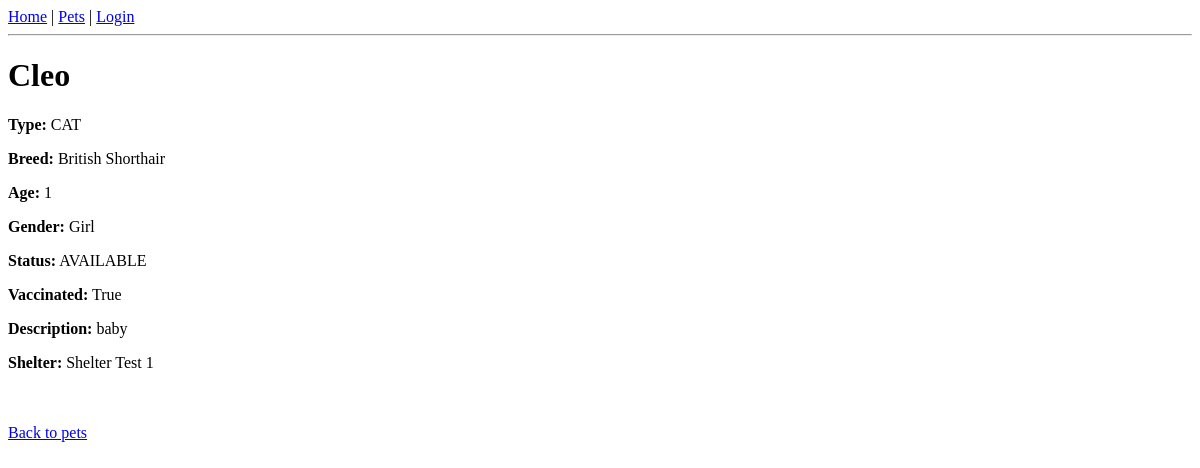
Page /pets/2/ on the earlier database version.
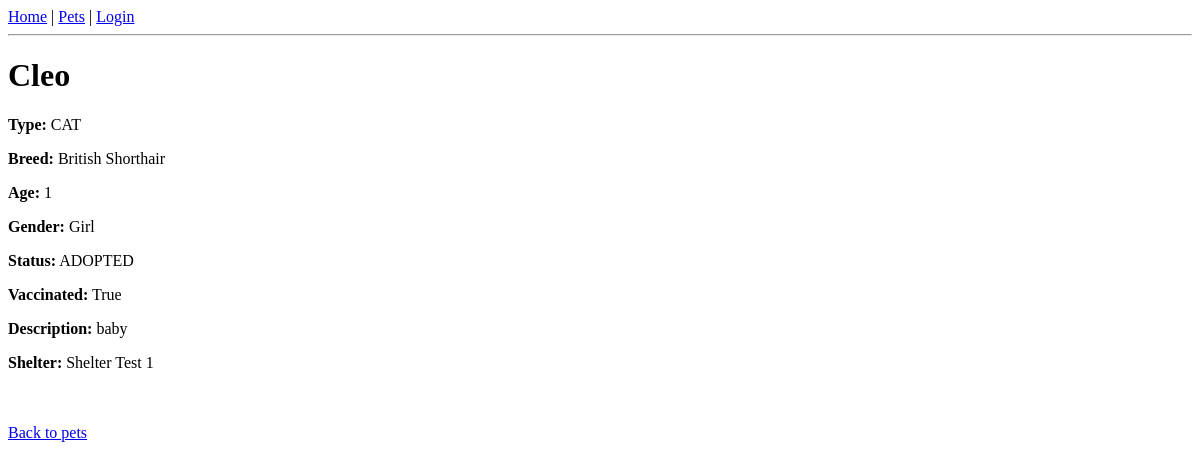
Same page on the later database version.
### core/models.py (models this page shows, shortened)
class Pet(models.Model):#all of the pets
    PET_TYPE_CHOICES = [
        ('DOG', 'Dog'),
        ('CAT', 'Cat'),
        ('OTHER', 'Other'),
    ]
    STATUS_CHOICES = [
        ('AVAILABLE', 'Available'),
        ('ADOPTED', 'Adopted'),
    ]
    shelter = models.ForeignKey(Shelter, on_delete=models.CASCADE)
    name = models.CharField(max_length=100)
    pet_type = models.CharField(max_length=10, choices=PET_TYPE_CHOICES)
    breed = models.CharField(max_length=100)
    age = models.IntegerField()
    gender = models.CharField(max_length=10)
    description = models.TextField()
    vaccination_status = models.BooleanField(default=False)
    status = models.CharField(max_length=10, choices=STATUS_CHOICES, default='AVAILABLE')
    image = models.ImageField(upload_to='pet_images/', blank=True, null=True)

class Shelter(models.Model): #animal shelter
    name = models.CharField(max_length=100)
    location = models.CharField(max_length=150)
    contact_email = models.EmailField()
    contact_phone = models.CharField(max_length=20)
    description = models.TextField(blank=True)

### core/views.py (the view)
# urls.py: path('pets/<int:pet_id>/', views.pet_detail, name='pet_detail'),
def pet_detail(request, pet_id):
    pet = get_object_or_404(Pet, id=pet_id)
    return render(request, 'core/pet_detail.html', {'pet': pet})

### core/templates/core/pet_detail.html (shortened to what this page needs)
{% extends 'core/base.html' %}
{% block content %}
<h1>{{ pet.name }}</h1>
<p><strong>Type:</strong> {{ pet.pet_type }}</p>
<p><strong>Breed:</strong> {{ pet.breed }}</p>
<p><strong>Age:</strong> {{ pet.age }}</p>
<p><strong>Gender:</strong> {{ pet.gender }}</p>
<p><strong>Status:</strong> {{ pet.status }}</p>
<p><strong>Vaccinated:</strong> {{ pet.vaccination_status }}</p>
<p><strong>Description:</strong> {{ pet.description }}</p>
<p><strong>Shelter:</strong> {{ pet.shelter.name }}</p>
<br><br>
<a href="{% url 'pet_list' %}">Back to pets</a>
{% endblock %}

Differences in the rows shown:
changed Pet "Cleo": status "AVAILABLE" → "ADOPTED"
